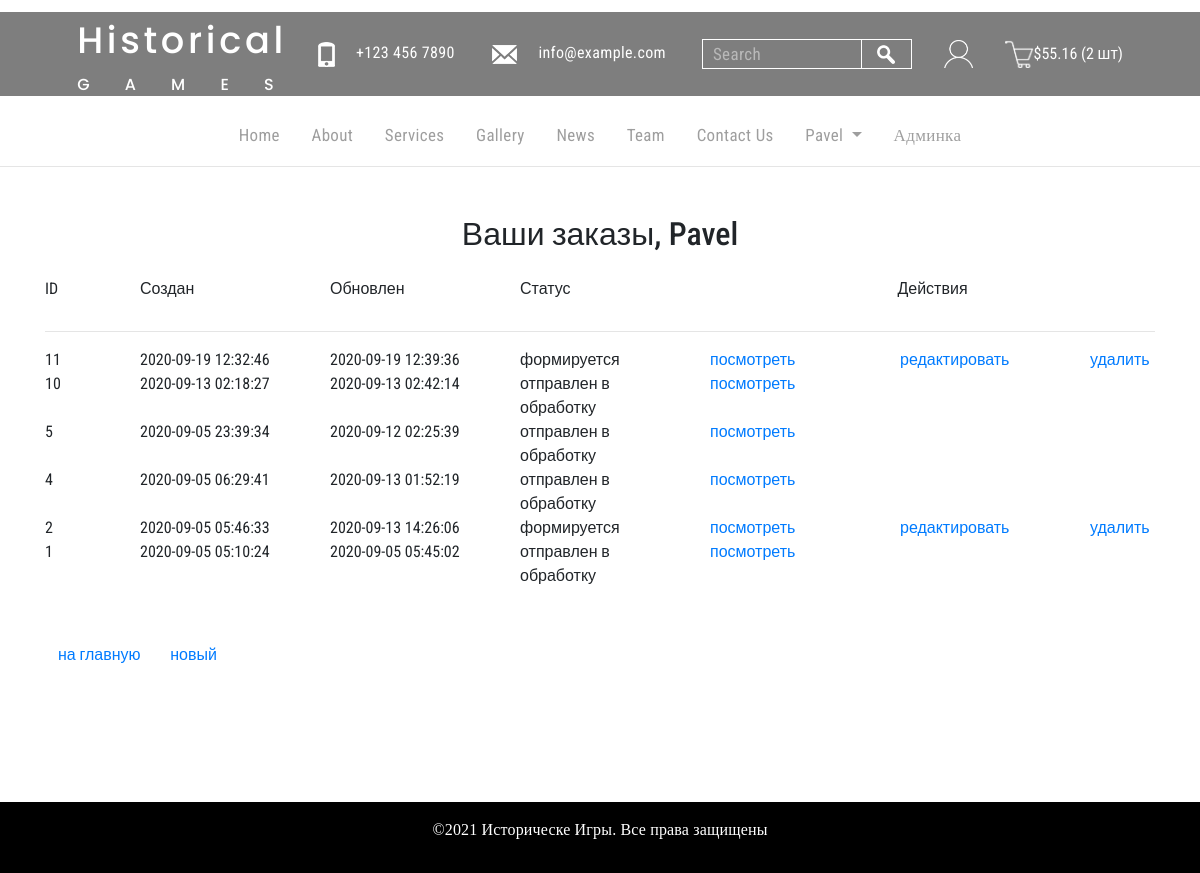
Screenshot of /order/ (signed in) with the database file from the repository.
### basketapp/models.py (models this page shows, shortened)
class Basket(models.Model):
	user = models.ForeignKey(settings.AUTH_USER_MODEL, on_delete = models.CASCADE, related_name = "basket")
	product = models.ForeignKey(Product, on_delete = models.CASCADE)
	quantity = models.PositiveIntegerField(verbose_name = "количество", default = 0)
	add_datetime = models.DateTimeField(verbose_name = "дата", auto_now_add = True)
	@property
	def product_cost(self):
		return self.product.get_price * self.quantity
	@property
	def total_quantity(self):
		items = Basket.objects.filter(user = self.user)
		return sum(list(map(lambda x: x.quantity, items)))
	@property
	def total_cost(self):
		items = Basket.objects.filter(user=self.user)
		return sum(list(map(lambda x: x.product_cost, items)))

### authapp/models.py (models this page shows, shortened)
class ShopUser(AbstractUser):
	avatar = models.ImageField(upload_to="users_avatars", blank=True)
	age = models.PositiveIntegerField(verbose_name = "возраст", default=18)
	activation_key = models.CharField(max_length=128, blank=True)
	activation_key_expires = models.DateTimeField(default=(datetime.now() + timedelta(hours=48)))

### mainapp/models.py (models this page shows, shortened)
class Product(models.Model):
    category = models.ForeignKey(ProductCategory, on_delete=models.CASCADE)
    name = models.CharField(verbose_name="название игры", max_length=128)
    image = models.ImageField(upload_to="products_images", blank=True)
    description = models.TextField(verbose_name="описание игры", blank=True)
    price = models.DecimalField(verbose_name="стоимость игры", max_digits=8, decimal_places=2,
                                default=0)
    quantity = models.IntegerField(verbose_name="количество на складе", default=0)
    is_active = models.BooleanField(verbose_name='активна', default=True)
    @property
    def get_price(self):
        if self.quantity >= 200:
            return self.disc_price
        else:
            return self.price

### ordersapp/models.py (models this page shows, shortened)
class Order(models.Model):
    FORMING = 'FM'
    SENT_TO_PROCEED = 'STP'
    PROCEEDED = 'PRD'
    PAID = 'PD'
    READY = 'RDY'
    CANCEL = 'CNC'
    ORDER_STATUS_CHOICES = (
        (FORMING, 'формируется'),
        (SENT_TO_PROCEED, 'отправлен в обработку'),
        (PAID, 'оплачен'),
        (PROCEEDED, 'обрабатывается'),
        (READY, 'готов к выдаче'),
        (CANCEL, 'отменен'),
    )
    user = models.ForeignKey(settings.AUTH_USER_MODEL, on_delete=models.CASCADE)
    created = models.DateTimeField(verbose_name='создан', auto_now_add=True)
    updated = models.DateTimeField(verbose_name='обновлен', auto_now=True)
    status = models.CharField(verbose_name='статус', max_length=3, choices=ORDER_STATUS_CHOICES, default=FORMING)
    is_active = models.BooleanField(verbose_name='активен', default=True)
    class Meta:
        ordering = ('-created',)
        verbose_name = 'заказ'
        verbose_name_plural = 'заказы'

### ordersapp/views.py (the view)
class OrderList(ListView):
    model = Order
    def get_queryset(self):
        return Order.objects.filter(user=self.request.user)

### mainapp/context_processors.py (called while the page is built)
def basket(request):
    basket = []
    if request.user.is_authenticated:
        basket = Basket.objects.filter(user=request.user)
    return {'basket': basket}

### ordersapp/templates/ordersapp/order_list.html (shortened to what this page needs)
{% extends 'ordersapp/base.html' %}
{% load static %}
		{% block menu %}
		<div class="menu">
			{% include 'mainapp/include/inc_menu_gray.html' %}
			<hr class="gray">
		</div>
		{% endblock %}
{% block content %}
<div class="container mt-5">
    <h2 class="text-center">Ваши заказы, {% if user.first_name %} {{ user.first_name|title}}
        {% else %} Пользователь {% endif %}
    </h2>
    <div class="row justify-content-center mt-4">
        <div class="col-md-1">ID</div>
        <div class="col-md-2">Создан</div>
        <div class="col-md-2">Обновлен</div>
        <div class="col-md-2">Статус</div>
        <div class="col-md-5 text-center">Действия</div>
    </div>
    <hr>
    <div class="row justify-content-center">
        {% for item in object_list %}
        {% if item.is_active %}
        <div class="col-md-1">{{ item.pk }}</div>
        <div class="col-md-2">{{ item.created|date:"Y-m-d H:i:s" }}</div>
        <div class="col-md-2">{{ item.updated|date:"Y-m-d H:i:s" }}</div>
        <div class="col-md-2">{{ item.get_status_display }}</div>
        <div class="col-md-2"><a href="{% url 'ordersapp:order_read' item.pk %}">посмотреть</a></div>
        <div class="col-md-2">{% if item.status == 'FM' %}
            <a href="{% url 'ordersapp:order_update' item.pk %}">редактировать</a>{% endif %}
        </div>
        <div class="col-md-1">{% if item.status == 'FM' %}
            <a href="{% url 'ordersapp:order_delete' item.pk %}">удалить</a>{% endif %}
        </div>
        {% endif %}
        {% endfor %}
    </div>
    <div class="row mt-5">
        <div class="col">
            <button class = "btn btn-default btn-round">
                <a href = "{% url 'main' %}">на главную</a>
            </button>
            <button class = "btn btn-default btn-round">
                <a href= "{% url 'ordersapp:order_create' %}">новый</a>
            </button>
        </div>
    </div>
</div>
{% endblock %}

### ordersapp/templates/ordersapp/base.html (shortened to what this page needs)
<!DOCTYPE html>
{% load static %}
<html>
<head>
	{% block links %}
	<link rel="stylesheet" type="text/css" href="{% static 'style/bootstrap.min.css' %}">
	<link rel="stylesheet" type="text/css" href="{% static 'style/style.css'%}">
	{% endblock %}
</head>
<body>
		{% block top_tab %}
		<div class="top_tab">
			<div class="logo">
				<a href="{% url 'main' %}">
					<p class="logo_first">Historical</p>
					<p class="logo_second">GAMES</p>
				</a>
			</div>
			<div class="tel">
				<a href="#"><img src="{% static 'img/tel.png' %}" alt="tel"></a>
				<span class="text_tel">+123 456 7890</span>
				<a href="#"><img src="{% static 'img/email.png' %}" alt="email"></a>
				<span class="text_email">info@example.com</span>
			</div>
			<div class="search">
				<input type="text" placeholder="Search">
				<div><a href="#"><img src="{% static 'img/search.png' %}" alt="search"></a></div>
			</div>
			{% if user.is_authenticated %}
			<a class= "login_icon" href="{% url 'auth:edit' %}" title= " {{ user.first_name|default:'Пользователь' }} "></a>
			{% else %}
			<a class= "login_icon" href="{% url 'auth:login' %}" title= "Вход/регистрация"></a>
			{% endif %}
			<a class= "basket" href="{% url 'basket:view' %}" title="
				{% if basket %}
					В козине {{ basket.0.total_quantity }} товаров на сумму ${{ basket.0.total_cost }}
				{% endif %}">
			</a>
			<span>
				{% if basket %}
					${{ basket.0.total_cost }} ({{ basket.0.total_quantity }} шт)
				{% endif %}
			</span>
		</div>
		{% endblock %}
		{% block menu %}
		{% endblock %}
    {% block content %}
	{% endblock %}
	{% block footer %}
	<div class="footer">
		<p>&copy;{% now "Y" %} Историческе Игры. Все права защищены</p>
	</div>
	{% endblock %}
</body>
</html>

### mainapp/templates/mainapp/include/inc_menu_gray.html (shortened to what this page needs)
<ul class="gray">
	<li><a href="{% url 'main' %}">Home</a></li>
	<li><a href="{% url 'about' %}" class="{% if request.resolver_match.url_name == 'about' %}gray-selected{% endif %}">About</a></li>
	<li><a href="{% url 'services' %}"
		   class="{% if request.resolver_match.url_name == 'services' %}gray-selected{% endif %}">Services</a></li>
	<li><a href="{% url 'page' 1 %}" class="{% if request.resolver_match.url_name == 'page' %}gray-selected{% endif %}">Gallery</a></li>
	<li><a href="{% url 'news' 1 %}" class="{% if request.resolver_match.url_name == 'news' %}gray-selected{% endif %}">News</a></li>
	<li><a href="{% url 'team' %}" class="{% if request.resolver_match.url_name == 'team' %}gray-selected{% endif %}">Team</a></li>
	<li><a href="{% url 'contacts' %}" class="{% if request.resolver_match.url_name == 'contacts' %}gray-selected{% endif %}">Contact Us</a></li>
    <li>
        {% if user.is_authenticated %}
		<div class="dropdown">
			<a class="dropdown-toggle" href="" data-toggle="dropdown">
				{{ user.first_name|default:'Пользователь' }}
			</a>
		</div>
        {% endif %}
    </li>
	<li>{% if user.is_superuser %}<a href="{% url 'admin:users' %}">Админка</a>{% endif %}</li>
</ul>

### mainapp/static/style/style.css (style rules this page uses)
* { margin: 0; padding: 0; }
body { font-family: 'Roboto Condensed', sans-serif; }
.logo { max-width: 172px; height: 48px; }
.logo a { text-decoration: none; }
.logo_first { max-width: 169px; height: 29px; color: #ffffff; font-family: Poppins; font-size: 2.3rem; font-weight: 500; line-height: 1.3rem; letter-spacing: 0.1em; }
.logo_second { width: 171px; height: 12px; color: #ffffff; font-family: Poppins; font-size: 1.0rem; font-weight: 500; line-height: 1.3rem; letter-spacing: 2.2em; }
.tel { padding-left: 5.8%; }
.text_tel { width: 110px; height: 12px; color: #ffffff; font-size: 1.0rem; font-weight: 400; line-height: 1.3rem; letter-spacing: 0.35px; margin-left: 1.1rem; margin-right: 2.1rem; }
.text_email { color: #ffffff; font-size: 1.0rem; font-weight: 400; line-height: 1.3rem; letter-spacing: 0.36px; margin-left: 1.1rem; }
.search { height: 30px; border: 1px solid #ffffff; margin-left: 3%; display: flex; }
.search input { max-width: 158px; text-align: left; font-size: 1.06rem; font-family: 'Roboto Condensed', sans-serif; color: #ffffff; font-weight: 400; line-height: 1.3rem; letter-spacing: 0.36px; padding-left: 10px; background: transparent; border: none; }
.search div { width: 50px; display: flex; display: -webkit-flex; justify-content: center; -webkit-justify-content: center; align-items: center; -webkit-align-items: center; border-left: 1px solid #ffffff; }
.top_tab { width: 100%; height: 84px; background: #000000; opacity: 0.5; position: relative; top: 12px; display: flex; justify-content: center; align-items: center; }
.top_tab span { color: #fff; }
.menu ul { text-align: center; margin: 0 auto; position: relative; top: 12px; }
.menu li { display: inline-block; margin-top: 28px; padding: 0 14px; }
.menu a { color: #000000; font-family: "Roboto Condensed"; font-size: 1.06rem; font-weight: 400; line-height: 1.3rem; letter-spacing: 0.36px; text-decoration: none; }
.gray a { color: #9e9e9e; font-family: "Roboto Condensed"; font-size: 1.06rem; font-weight: 400; line-height: 1.3rem; letter-spacing: 0.36px; text-decoration: none; }
hr { color: #ffffff; margin-top: 30px; }
.gray { color: #000000; margin-top: 30px; }
.footer { margin-top: 8rem; width: 100%; height: 71px; background-color: #000000; display: flex; align-items: center; justify-content: center; }
.footer p { color: #ffffff; font-family: "Arial Narrow"; font-size: 1rem; font-weight: 400; line-height: 1.37rem; letter-spacing: 0.16px; }
.basket { width: 1.8rem; height: 1.8rem; margin-left: 2rem; background-image: url(/static/img/cart.png); background-size: cover; }
.login_icon { width: 1.8rem; height: 1.8rem; margin-left: 2rem; background-image: url(/static/img/login.png); background-size: cover; }

### rows the page displays
Basket: user+product+quantity "55.16", user+quantity "2"
ShopUser: first_name "Pavel"
Order: pk "11", created "2020-09-19 12:32:46", updated "2020-09-19 12:39:36", status "формируется", shows "редактировать", shows "удалить"
Order: pk "10", created "2020-09-13 02:18:27", updated "2020-09-13 02:42:14", status "отправлен в обработку"
Order: pk "5", created "2020-09-05 23:39:34", updated "2020-09-12 02:25:39", status "отправлен в обработку"
Order: pk "4", created "2020-09-05 06:29:41", updated "2020-09-13 01:52:19", status "отправлен в обработку"
Order: pk "2", created "2020-09-05 05:46:33", updated "2020-09-13 14:26:06", status "формируется", shows "редактировать", shows "удалить"
Order: pk "1", created "2020-09-05 05:10:24", updated "2020-09-05 05:45:02", status "отправлен в обработку"
